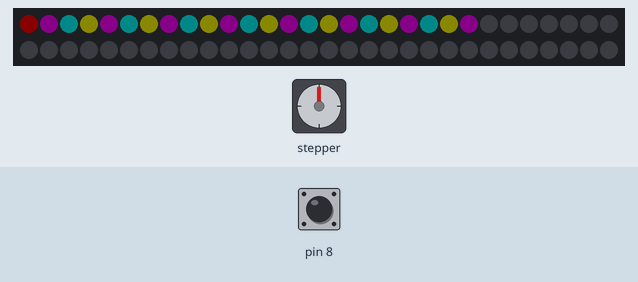
Simulated run of this sketch. Board: Arduino Uno, built with avr-gcc and run on an emulated ATmega328P. On the bench: 60 RGB LEDs in strip order, left to right, continuing on the next row, stepper motor. Inputs (shaded band) come from the test bench; at power-on: pin 8 HIGH. Dim RGB values are drawn brighter than linear; stepper angles assume 512 steps per turn.

Above: at 1.2 s.
1.3 s: pin 8 pulled LOW for 0.15 s
At 1.92 s:
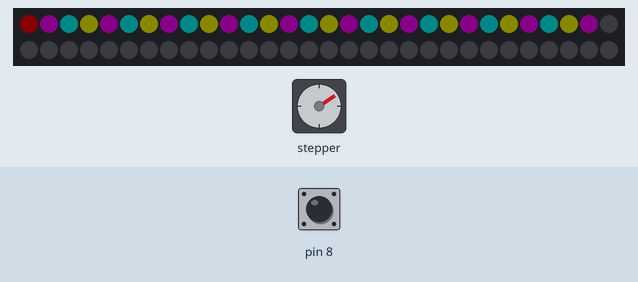
At 2.55 s:
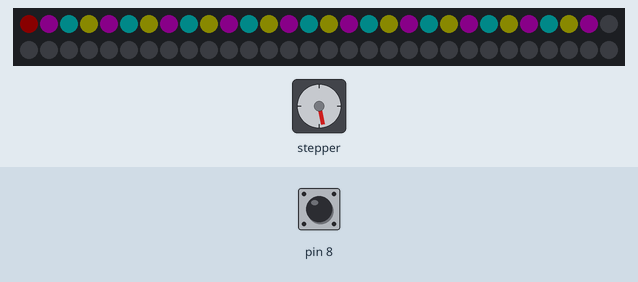
10.0 s: pin 8 pulled LOW for 1 s
At 11.13 s:
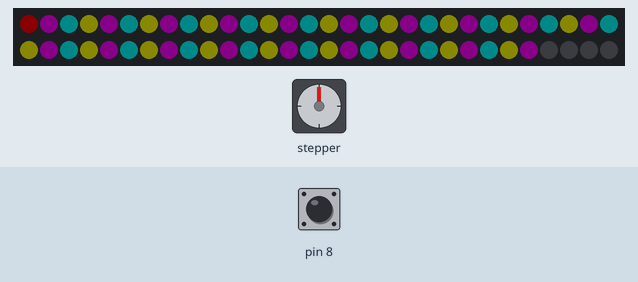
Timing chart, 0 to 20.6 s (numbered marks = the images above; inputs shaded):
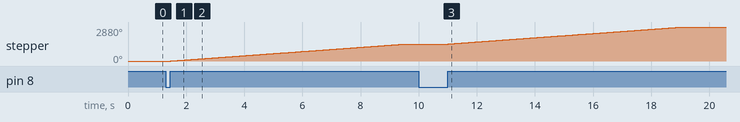

The sketch:

fish_tank.ino
```cpp
#include <Stepper.h>


#include <Adafruit_NeoPixel.h>
#ifdef __AVR__
#include <avr/power.h>
#endif
#define PIN            6
#define NUMPIXELS      60
Adafruit_NeoPixel pixels = Adafruit_NeoPixel(NUMPIXELS, PIN, NEO_GRB + NEO_KHZ800);
int i=0;
int direction1=1;
int delayval = 100;
// change this to the number of steps on your motor
#define STEPS 512

// create an instance of the stepper class, specifying
// the number of steps of the motor and the pins it's
// attached to
Stepper stepper(STEPS, 2, 3, 4, 5);


int state = 0;
int last_but=HIGH;

int r_val=10;
int g_val=0;
int b_val=0;
int light_state=0;

void setup() {
  // set the speed of the motor to 30 RPMs
  stepper.setSpeed(30);
  pinMode(8, INPUT_PULLUP);
  pixels.begin();
}

void loop() {

    if(direction1>0)
      LED(i,r_val,g_val,b_val);
   else
      LED(i,0,0,0);
   show();
   i+=direction1;
   if(i>=NUMPIXELS || i<0 )
   {
      direction1=-direction1;
      i+=direction1;
   }
  // move a number of steps equal to the change in the
  // sensor reading
  int val;
   val=digitalRead(8);
   if(last_but==LOW && val==HIGH)
   {
      stepper.step(2048);
      state=0;
   }
   last_but=val;
   light_state++;
   switch(light_state%3)
   {
    case 0:
      r_val=10;
      g_val=10;
      b_val=0;
      break;
    case 1:
      r_val=10;
      g_val=0;
      b_val=10;
      break;
    case 2:
      r_val=0;
      g_val=10;
      b_val=10;
      break;
   }
   delay(50);
}

void LED(int num,int R,int G,int B)
{
   pixels.setPixelColor(num, pixels.Color(R,G,B));
}
void show()
{
  pixels.show();
}
```

Measured:
- after the input at 1.3 s, stepper: turns 1440° clockwise in 8.1 s, starting after 0.17 s
- after the input at 10.0 s, stepper: turns 1440° clockwise in 8.1 s, starting after 1.0 s
